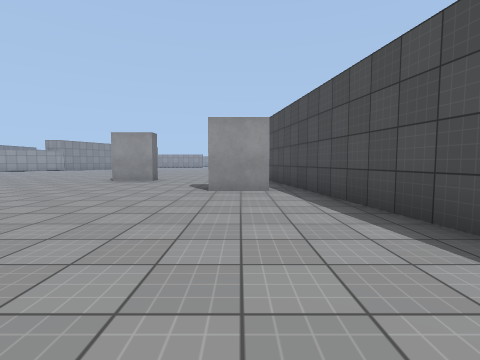
View 1 (above)

20 first-person views from a walk through a 3-D level made in the Unity game engine. The camera is 1.2 m above the floor, tilts 4° down and sees 85° across. The floor is counted in squares, 2 m on a side. Each view is taken from the middle of a square. On the plan, view 1 faces up. The plan holds only what a view shows up to about 9 squares ahead; the rest is blank. The place goes on beyond the plan. Some animated figures are not drawn. Surface patterns are stand-ins for the level's own textures.

View 2
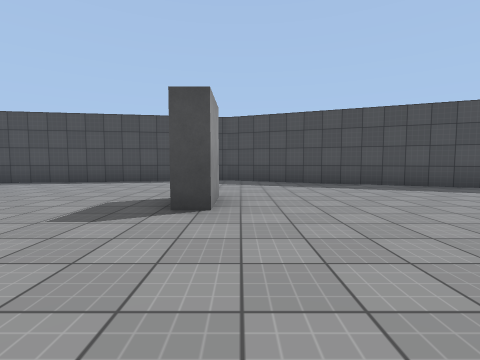

View 3
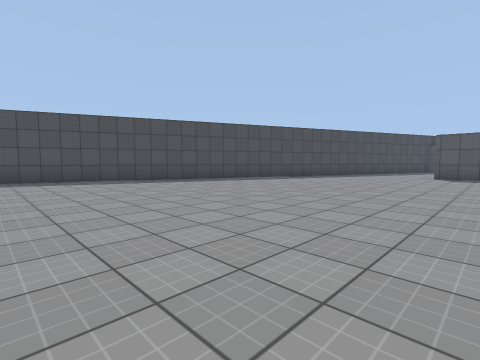

View 4
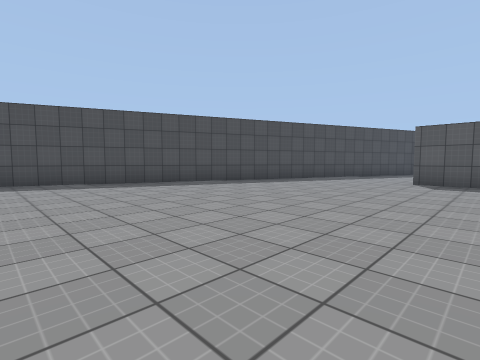

View 5
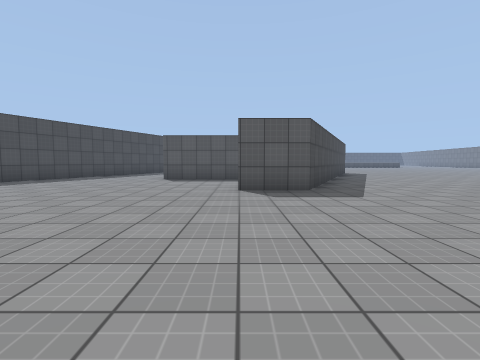

View 6
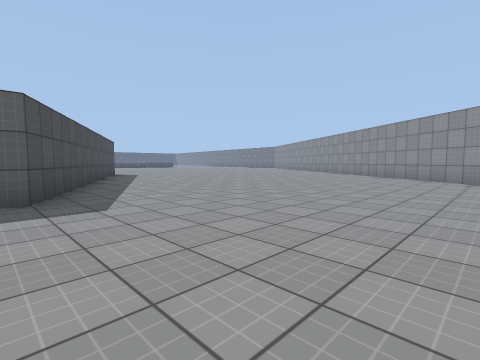

View 7
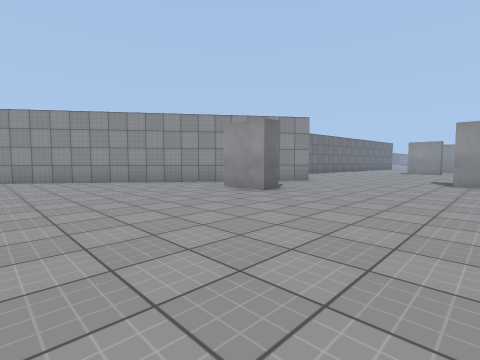

View 8
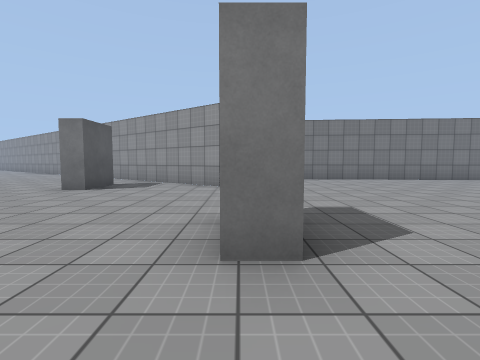

View 9
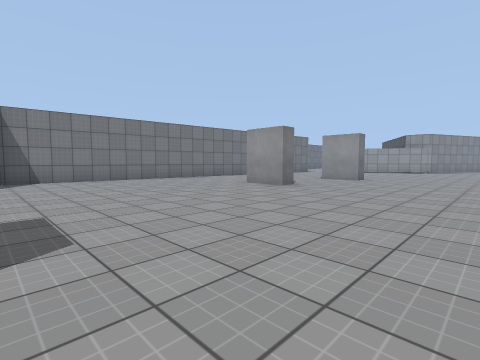

View 10
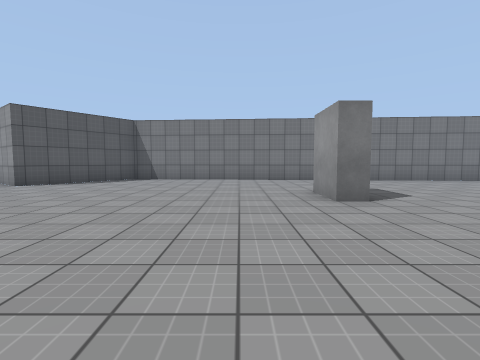

View 11
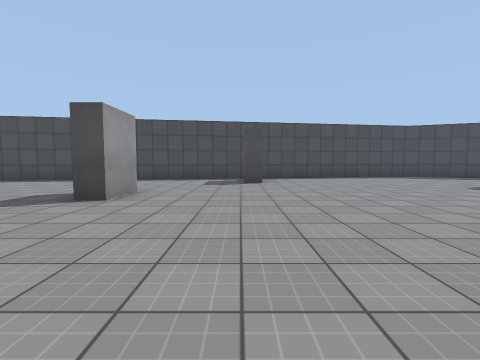

View 12
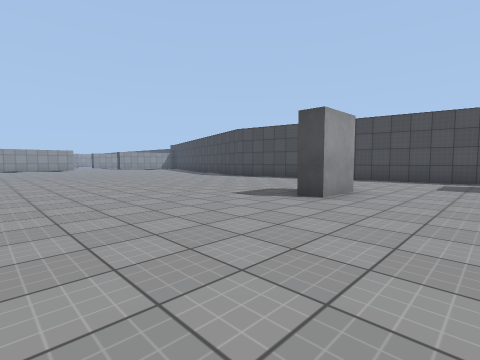

View 13
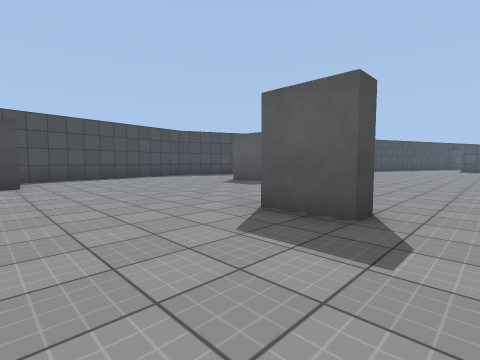

View 14
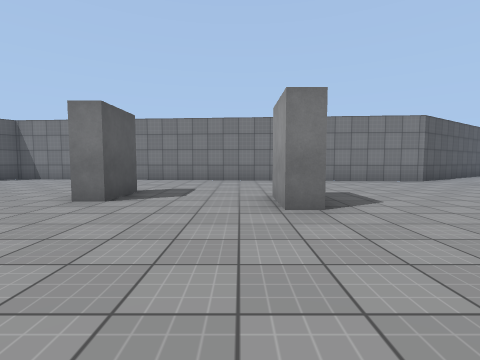

View 15
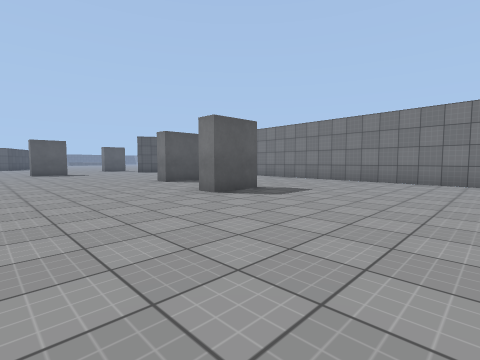

View 16
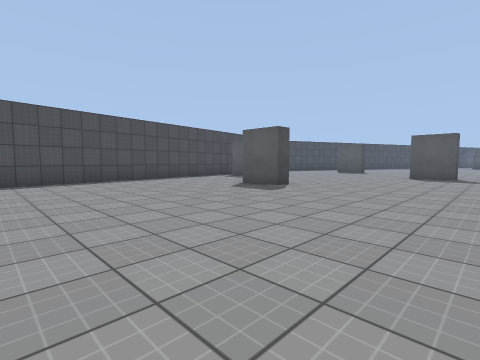

View 17
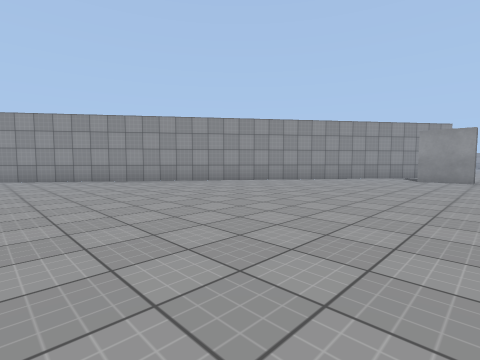

View 18
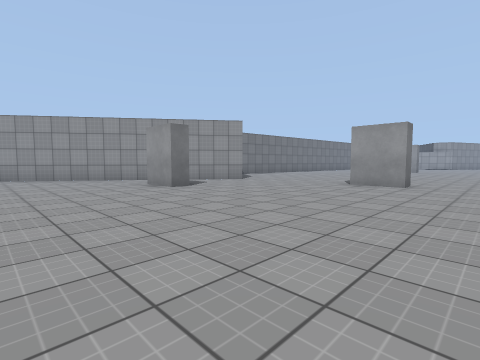

View 19
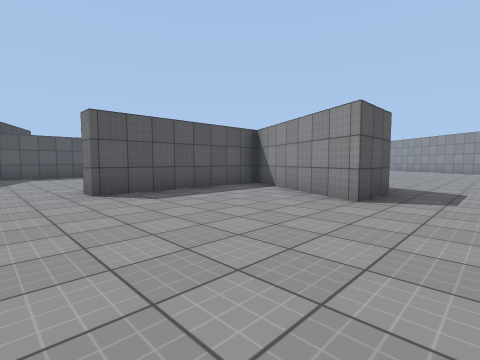

View 20
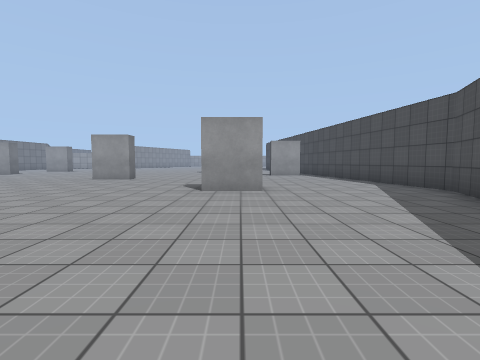

### Floor plan
Points are (right, up) in squares from view 1. A wall is a line through its corners. A room is listed if a view was taken in it or the views show most of it. See-through windows are left out.
Room 1 (views 1, 2, 3, 4, 5, 6, 7, 8, 9, 10, 11, 12, 13, 14, 15, 16, 17, 18, 19, 20)
walls: (-10.5, 0.5) (-10.5, -0.1) (-11.9, -0.1); (-5.6, 2.8) (-7, 2.8) (-7, 3.3) (-5.6, 3.3); (-1.5, -0.6) (-2.8, -0.6) (-2.8, -0.1) (-1.5, -0.1); (-15.9, -3.3) (-14.5, -3.3) (-14.5, -3.8) (-15.9, -3.8); (-14.2, 7) (-12.9, 7) (-12.9, 6.5) (-14.2, 6.5); (-3.9, 8.1) (-3.9, 8.6) (-2.7, 8.6) (-2.7, 8.1) (-3.9, 8.1); (0.6, 5.4) (-0.7, 5.4) (-0.7, 5.9); (-13.5, 10.1) (-12.2, 10.1) (-12.2, 9.6) (-13.5, 9.6); (-12.5, -13.6) (-10.5, -9.5) (-9, -9.5) (-10.7, -13) (-6.4, -13) (-6.4, -13.5); (-2.6, -13) (2.4, -0.6) (0.1, 13.7); (-17, 14.6) (-18, 1.4) (-15.4, -0.5) (-24.2, -12.6)

Where each view was taken, in squares from view 1:
view 1: 0 up, 0 right, facing up
view 2: 1 down, 6 left, facing right
view 3: 2 down, 8 left, facing down-right
view 4: 5 down, 8 left, facing down-right
view 5: 4 down, 9 left, facing down
view 6: 5 down, 10 left, facing down-left
view 7: 8 down, 11 left, facing up-left
view 8: 0 up, 9 left, facing left
view 9: 1 up, 9 left, facing up-left
view 10: 5 up, 9 left, facing left
view 11: 6 up, 8 left, facing right
view 12: 6 up, 8 left, facing up-right
view 13: 6 up, 8 left, facing down-right
view 14: 9 up, 9 left, facing left
view 15: 14 up, 9 left, facing down-left
view 16: 14 up, 8 left, facing down-right
view 17: 13 down, 14 left, facing up-left
view 18: 7 down, 9 left, facing up-left
view 19: 8 down, 5 left, facing down-left
view 20: 6 down, 2 left, facing up
